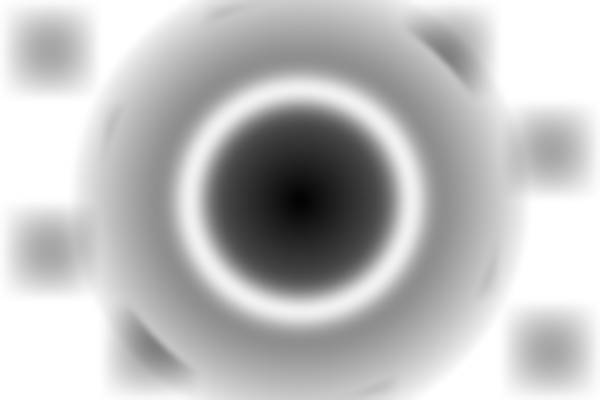
#> input picture samples/halftone.png, 600 x 400 px; its folder holds only this picture in this run
$ python -i picture.py   (imports and definitions only)
#> lines starting #> are read from the running program, lines starting #| are printed output that depends on the picture
### engine/fields.py
"""Scalar fields and implicit-body operations.

A Field is a lazy expression that evaluates to a float32 array on a Grid. Implicit bodies are
just fields whose zero level is the surface (negative inside). Fields support normal Python
math, so a node graph reads as plain code:

    wave = 0.35 * acos(cos(2 * 2 * X / period))
    textured = offset(part, wave)

Every field carries a `key`: a fingerprint of the whole expression below it. Two fields built
the same way have the same key, which lets evaluated arrays be cached across graph runs.
Fields may also carry `bounds` (the box their surface lives in), used to size the mesh grid.
"""
import hashlib
import math

import numpy as np

from .backend import gaussian_filter as backend_gaussian, to_device, to_host
from .noise import PATTERNS, fractal_on_grid, wave3d_on_grid
from .sdf import mesh_to_sdf
from .shared import Shared


def _digest(*parts):
    return hashlib.sha1(repr(parts).encode()).hexdigest()[:20]


# [4 lines left out: function mesh_fingerprint, not called in this run]


def _merge_bounds(*bounds, mode="union"):
    bs = [np.asarray(b) for b in bounds if b is not None]
    if not bs:
        return None
    if mode == "intersect":
        return np.array([np.max([b[0] for b in bs], axis=0), np.min([b[1] for b in bs], axis=0)])
    return np.array([np.min([b[0] for b in bs], axis=0), np.max([b[1] for b in bs], axis=0)])


def _grown(bounds, by):
    """`bounds` grown by `by` mm on every side (unchanged if `by` is unknown, not positive or not
    finite)."""
    if bounds is None or by is None or not math.isfinite(by) or by <= 0:
        return bounds
    return np.array([bounds[0] - by, bounds[1] + by])


def _core(field):
    """(the box before offsets grew it, how far they reach beyond it) of a field with bounds."""
    return field.grown if field.grown is not None else (field.bounds, 0.0)


def _merged_core(fields, mode="union"):
    """`grown` of a field whose bounds merge those of `fields` (union or intersect): the merged
    original boxes with the largest reach, which contains every grown box."""
    boxed = [f for f in fields if f.bounds is not None]
    if not any(f.grown is not None for f in boxed):
        return None
    cores = [_core(f) for f in boxed]
    return _merge_bounds(*[c for c, _ in cores], mode=mode), max(r for _, r in cores)


# [10 lines left out: function mesh_box, not called in this run]


def _offset_reach(sym, body, value):
    """How far `body sym value` can reach out of the body's box, when `value` is a plain amount
    (no box of its own): body - d grows by up to max(d), body + d by up to -min(d). An offset by
    a texture of known range then keeps all of its surface inside the box."""
    if body.bounds is None or value.bounds is not None or value.range is None:
        return None
    return value.range[1] if sym == "-" else -value.range[0]


class Context:
    """Evaluates fields on one grid, keeping memory low.

    Before evaluating, it counts how often each sub-expression will be asked for; an
    intermediate array is kept only until its last use, then released. (Holding every step of
    a 4-million-voxel petal costs ~20 x 16 MB; most steps are cheap to recompute anyway.)
    Only fields marked `cache=True` (expensive ones: CAD distance fields, noise) go into the
    shared ArrayCache, which survives between runs; pass `cache=None` to skip it.

    `xp` is the array module: numpy (CPU) or cupy (GPU). The cache always holds numpy arrays.
    """

    # [62 lines left out: functions __init__, axis, _plan, eval, eval_full, not called in this run]


def _lift(value):
    if isinstance(value, Field):
        return value
    v = np.float32(value)
    return Field(lambda ctx: v, _digest("const", float(v)), name=f"{float(v):g}", range=(float(v), float(v)))


# --- value ranges ----------------------------------------------------------------------------
# Every field knows the range its values can take, when that follows from the formula alone
# (noise -1..1, a mask 0..1, sums and products of those...): shown on node cards, and used by
# Remap's Auto. None = depends on the part (distances, coordinates).
def _interval(sym, a, b):
    if a is None or b is None:
        return None
    (a0, a1), (b0, b1) = a, b
    if sym == "+":
        return (a0 + b0, a1 + b1)
    if sym == "-":
        return (a0 - b1, a1 - b0)
    if sym in ("*", "/"):
        if sym == "/":
            if b0 <= 0 <= b1:
                return None
            b0, b1 = 1 / b1, 1 / b0
        p = (a0 * b0, a0 * b1, a1 * b0, a1 * b1)
        return (min(p), max(p))
    if sym == "min":
        return (min(a0, b0), min(a1, b1))
    if sym == "max":
        return (max(a0, b0), max(a1, b1))
    return None


def _unary_range(label, r):
    if label in ("sin", "cos"):
        return (-1.0, 1.0)
    if label in ("acos", "asin"):
        # the input is clipped to -1..1, also when its whole range lies outside
        lo, hi = (-1.0, 1.0) if r is None else (min(max(r[0], -1.0), 1.0), max(min(r[1], 1.0), -1.0))
        return (math.acos(hi), math.acos(lo)) if label == "acos" else (math.asin(lo), math.asin(hi))
    if r is None:
        return None
    if label == "abs":
        return r if r[0] >= 0 else (-r[1], -r[0]) if r[1] <= 0 else (0.0, max(-r[0], r[1]))
    if label == "sqrt":
        return (math.sqrt(max(r[0], 0.0)), math.sqrt(max(r[1], 0.0)))
    return None


class Field:
    """`children`: the fields `fn` evaluates, once each per listed entry (lets a Context free
    intermediate arrays early). `cache`: keep the result in the shared ArrayCache; for
    expensive fields only."""

    def __init__(self, fn, key, name="field", bounds=None, children=(), cache=False, range=None):
        self.fn = fn
        self.key = key
        self.name = name
        self.bounds = None if bounds is None else np.asarray(bounds, dtype=np.float64)
        self.children = tuple(children)
        self.cache = cache
        self.range = None if range is None else (float(range[0]), float(range[1]))  # see _interval
        # (box, reach): set when offsets grew `bounds` beyond the box they started from (see mesh_box)
        self.grown = None
        # where the field belongs, for showing a list of per-body fields (slices, colours) when it has
        # no bounds of its own (a face mask is defined everywhere but belongs to one body)
        self.extent = None

    def _binary(self, other, op, sym, swap=False, bounds="union"):
        a, b = (_lift(other), self) if swap else (self, _lift(other))
        if bounds == "first":
            bb, grown = a.bounds, a.grown
        else:
            bb, grown = _merge_bounds(a.bounds, b.bounds, mode=bounds), _merged_core((a, b), bounds)
        reach = None
        if sym == "-":
            reach = _offset_reach(sym, a, b)
        elif sym == "+":
            reach = _offset_reach(sym, a, b) if a.bounds is not None else _offset_reach(sym, b, a)
        if _grown(bb, reach) is not bb:
            core, before = grown if grown is not None else (bb, 0.0)
            bb, grown = _grown(bb, reach), (core, before + reach)
        f = Field(lambda ctx: op(ctx.eval(a), ctx.eval(b)), _digest(sym, a.key, b.key),
                  f"({a.name} {sym} {b.name})", bb, children=(a, b), range=_interval(sym, a.range, b.range))
        f.grown = grown
        return f

    def __add__(self, o): return self._binary(o, np.add, "+")
    def __radd__(self, o): return self._binary(o, np.add, "+", swap=True)
    # body - distance keeps the body's bounds (that is what offset does), grown by the distance
    def __sub__(self, o): return self._binary(o, np.subtract, "-", bounds="first")
    def __rsub__(self, o): return self._binary(o, np.subtract, "-", swap=True, bounds="first")
    def __mul__(self, o): return self._binary(o, np.multiply, "*")
    def __rmul__(self, o): return self._binary(o, np.multiply, "*", swap=True)
    def __truediv__(self, o): return self._binary(o, np.divide, "/")
    def __rtruediv__(self, o): return self._binary(o, np.divide, "/", swap=True)
    # [6 lines left out: function __neg__, not called in this run]

    def __repr__(self):
        return f"Field<{self.name}>"


def _unary(np_fn, label):
    def apply(f):
        f = _lift(f)
        out = Field(lambda ctx: np_fn(ctx.eval(f)), _digest(label, f.key), f"{label}({f.name})", f.bounds,
                    children=(f,), range=_unary_range(label, f.range))
        out.grown = f.grown
        return out
    apply.__name__ = label
    return apply


sin, cos, tan = _unary(np.sin, "sin"), _unary(np.cos, "cos"), _unary(np.tan, "tan")
abs_ = _unary(np.abs, "abs")
acos = _unary(lambda v: np.arccos(np.clip(v, -1, 1)), "acos")
asin = _unary(lambda v: np.arcsin(np.clip(v, -1, 1)), "asin")
sqrt = _unary(lambda v: np.sqrt(np.maximum(v, 0)), "sqrt")


def minimum(a, b): return _lift(a)._binary(b, np.minimum, "min")
def maximum(a, b): return _lift(a)._binary(b, np.maximum, "max")
def clamp(f, lo, hi): return minimum(maximum(f, lo), hi)


# [23 lines left out: function smoothstep, not called in this run]


# --- coordinate fields -------------------------------------------------------------------
X = Field(lambda ctx: ctx.axis(0), "X", "X")
Y = Field(lambda ctx: ctx.axis(1), "Y", "Y")
Z = Field(lambda ctx: ctx.axis(2), "Z", "Z")
AXES = {"x": X, "y": Y, "z": Z}


def radial(axis="z"):
    """Distance from the given coordinate axis."""
    u, v = [AXES[c] for c in "xyz" if c != axis]
    return sqrt(u * u + v * v)


def angle(axis="z"):
    """Angle around the given coordinate axis, radians (-pi..pi)."""
    u, v = [AXES[c] for c in "xyz" if c != axis]
    return Field(lambda ctx: np.arctan2(ctx.eval(v), ctx.eval(u)), _digest("angle", axis), f"angle_{axis}",
                 children=(v, u))


Radius = radial("z")
Angle = angle("z")


# [7 lines left out: function sample, not called in this run]


def remap(f, in_lo, in_hi, out_lo, out_hi):
    """Linearly map in_lo..in_hi to out_lo..out_hi (not clamped)."""
    return (_lift(f) - in_lo) * ((out_hi - out_lo) / (in_hi - in_lo)) + out_lo


# --- noise and 3D patterns ---------------------------------------------------------------
# [110 lines left out: functions noise, wave3d, ball, bar, box, body_from_mesh and 3 more, not called in this run]


def offset(body, distance):
    """Grow the body outward by `distance` mm (a number or a field). Negative shrinks it."""
    return _lift(body) - distance


# [4 lines left out: function shell, not called in this run]


def union(a, b): return minimum(a, b)
def intersect(a, b): return _lift(a)._binary(b, np.maximum, "max", bounds="intersect")
def subtract(a, b): return _lift(a)._binary(-_lift(b), np.maximum, "max", bounds="first")


EDGES = ("sharp", "round", "chamfer")


# [14 lines left out: functions _edged, _round_max, not called in this run]


def _round_min(xp, a, b, r):
    ua, ub = xp.maximum(r - a, 0.0), xp.maximum(r - b, 0.0)
    return xp.maximum(r, xp.minimum(a, b)) - xp.sqrt(ua * ua + ub * ub)


# [61 lines left out: functions subtract_edged, union_edged, smooth_union, smoothen, not called in this run]


SMOOTH_TRUNCATE = 3.0  # Gaussian cut off at 3 sigma


# [12 lines left out: function halo, not called in this run]

### engine/picture.py
"""Pictures and text on CAD faces: a grayscale image, or text drawn in a font, laid onto picked
faces as a field 0..1 (dark = 1). Feed it to a pattern's Size scale (a halftone of the picture),
multiply it by a height for Offset Body (an embossed logo or lettering), or cut with it.

The picture is projected, not unwrapped: onto a flat face straight along its normal, onto a round
face (a cylinder or a cone) around its axis, so the picture keeps its proportions on the
surface. Within Band of the face only (a picture projected straight through a box would also land
on its far side). A pure function of position, so block meshing stays exact.
"""
import hashlib
import math
from pathlib import Path

import numpy as np

from .fields import Field, _digest
from .shared import Shared

MAPPINGS = ("auto", "flat", "around")
MAX_PIXELS = 1600     # the longer side is scaled down to this (finer than any voxel at picture sizes)
ROUND_SURFACES = {1, 2}   # GeomAbs: cylinder, cone
FONTS = Path(r"C:\Windows\Fonts")


class PictureError(ValueError):
    pass


def load_image(path):
    """Darkness 0..1 of a picture file (float32, rows from the top), scaled down to MAX_PIXELS."""
#> called with path = '../samples/halftone.png'
    from PIL import Image
    try:
        image = Image.open(path)
#> image is the input picture: PIL image 600x400 L; min 2, max 255, mean 189.8
    except (OSError, ValueError) as err:
        raise PictureError(f"cannot read the picture {path}: {err}") from err
    if image.mode in ("RGBA", "LA", "P"):   # transparent parts count as white
        image = image.convert("RGBA")
        white = Image.new("RGBA", image.size, (255, 255, 255, 255))
        image = Image.alpha_composite(white, image)
    image = image.convert("L")
    if max(image.size) > MAX_PIXELS:
        k = MAX_PIXELS / max(image.size)
        image = image.resize((max(1, round(image.width * k)), max(1, round(image.height * k))), Image.LANCZOS)
    return 1.0 - np.asarray(image, dtype=np.float32) / 255.0
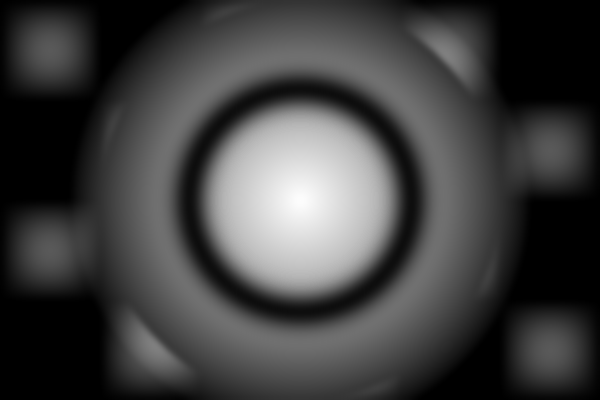
#> returned value: shape (400, 600) float32; min 0, max 0.992, mean 0.256


# [18 lines left out: function render_text, not called in this run]


class Placement:
    """Where a picture sits: flat (centre, normal, right, up) or around an axis (point on the axis,
    axis, radius, the direction to the picture's centre)."""

    # [109 lines left out: functions __init__, coordinates, picture_field, not called in this run]

>>> result = load_image('../samples/halftone.png')
